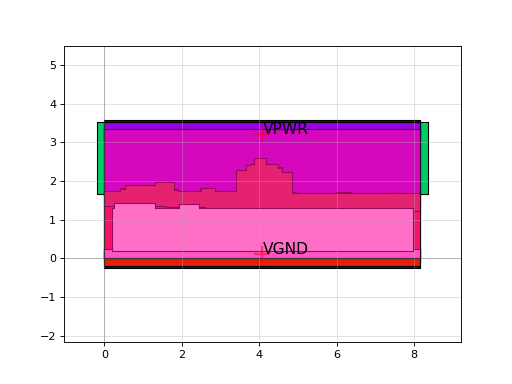

Generate this figure with Python:
import sky130

c = sky130.components.sky130_fd_sc_hs__dlrbp_1()
c.plot()
